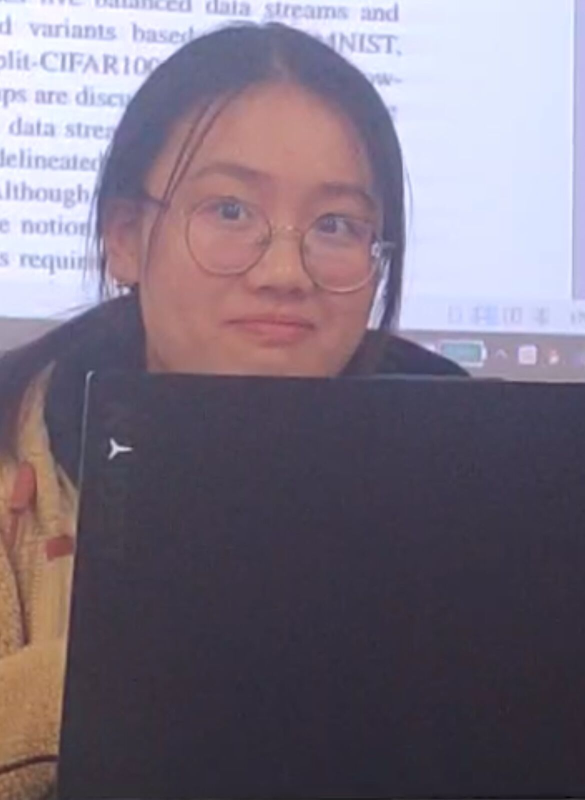
#> input picture img/cqy_smile_dataset/zen_yang.jpg, 1170 x 1599 px, found by its file name (shown at 1/2 size)
$ jupyter execute AffineTransform.ipynb
#> lines starting #> are read from the running program, lines starting #| are printed output that depends on the picture
[cell 1]
import cv2

import numpy as np

img = cv2.imread('F:\\cqy_smile_dataset\\zen_yang.jpg')
#> img is the input picture: shape (1599, 1170, 3); mean B, G, R 126.2, 111.8, 121.7

h,w,ch = img.shape
#> h = 1599; w = 1170; ch = 3

#需要原始图片三个点，和变换之后对应的三个坐标
src = np.float32([[200,200],[100,400],[300,900]])
dst = np.float32([[100,500],[400,200],[200,300]])
M = cv2.getAffineTransform(src,dst)

img_ = cv2.warpAffine(img,M,(w,h))
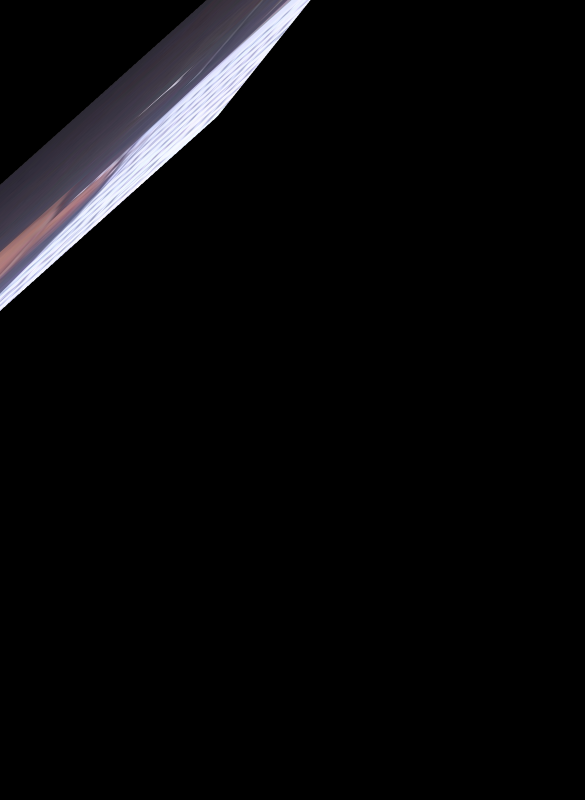
#> img_: shape (1599, 1170, 3) (shown at 1/2 size); mean B, G, R 9.6, 8.4, 8.7

cv2.imshow('img_',img_)
cv2.waitKey(0)
cv2.destroyAllWindows()


$ run again, with img/cqy_smile_dataset/che_di_di_wu_ji_dan.jpg copied over img/cqy_smile_dataset/zen_yang.jpg
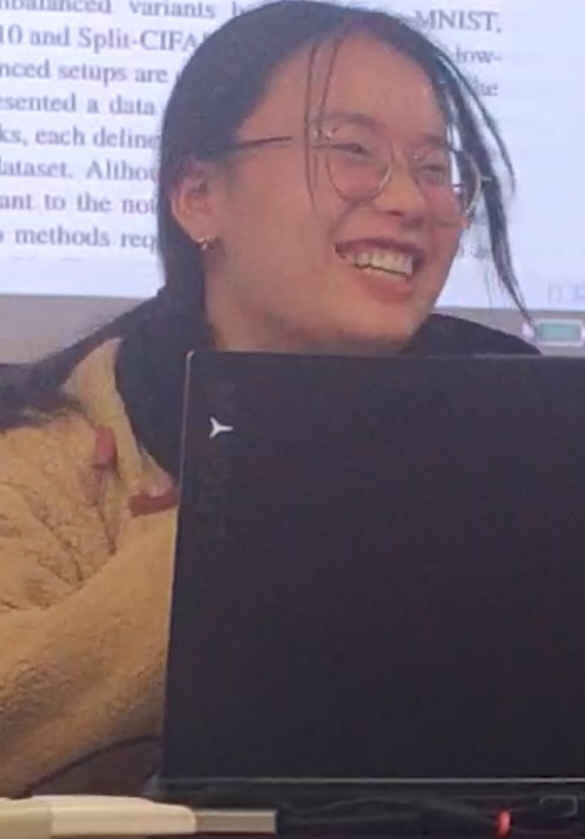
#> input picture img/cqy_smile_dataset/che_di_di_wu_ji_dan.jpg, 1170 x 1678 px, found by its file name (shown at 1/2 size)
#> img is the input picture: shape (1678, 1170, 3); mean B, G, R 111.8, 102.5, 117
#> `img_ = cv2.warpAffine(img,M,(w,h))`:
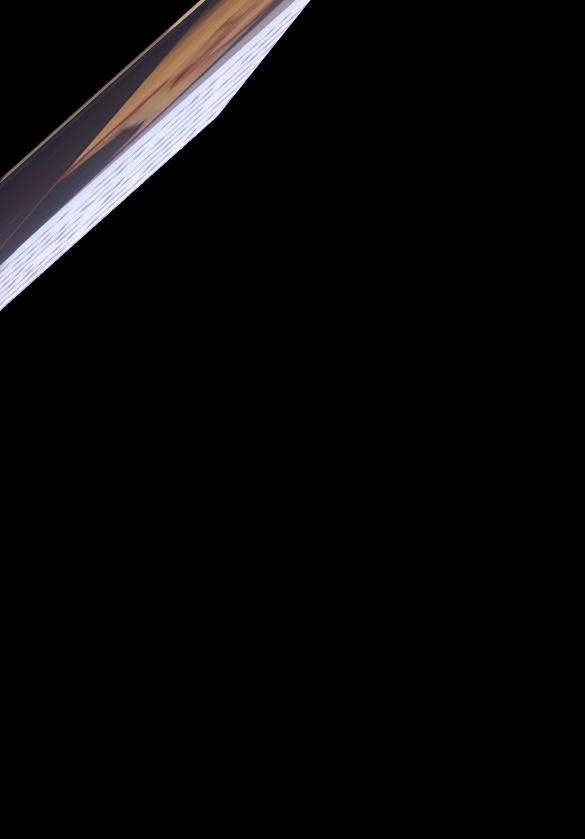
#> img_: shape (1678, 1170, 3) (shown at 1/2 size); mean B, G, R 9.9, 9.3, 10.1
